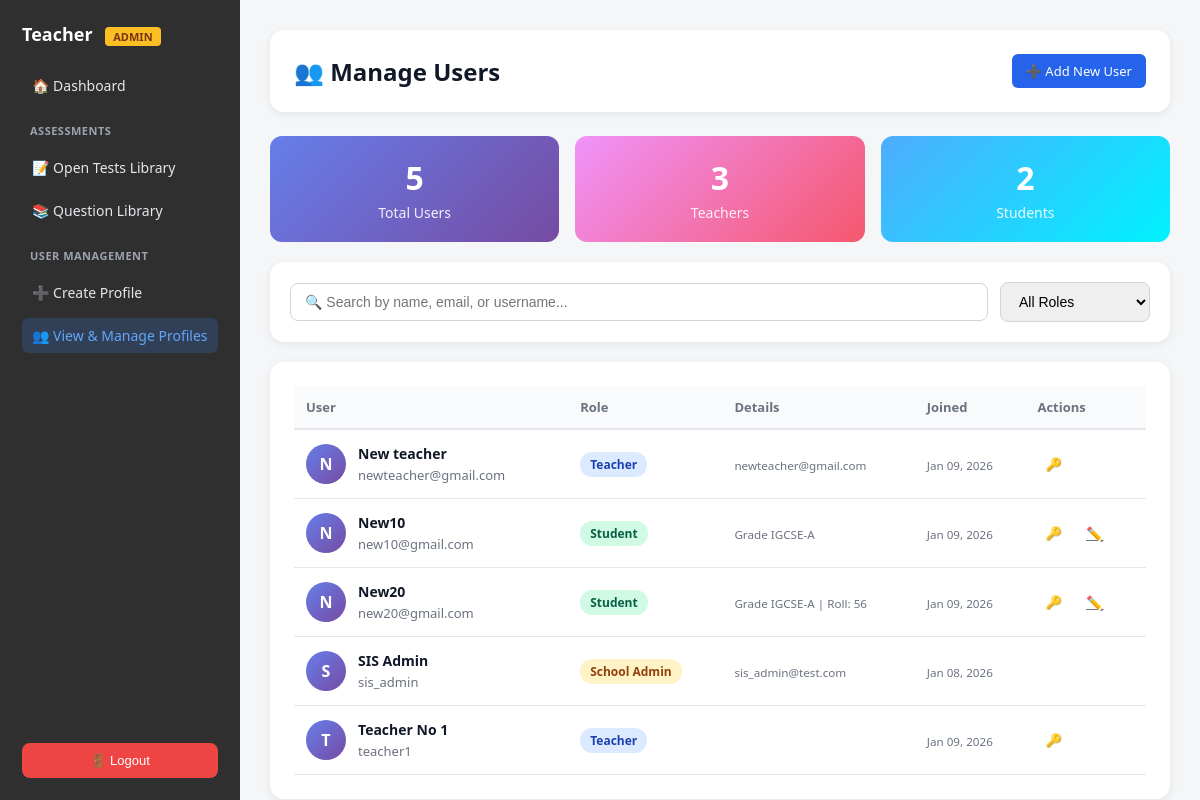
Screenshot of /teacher/users/manage/ (signed in) with the database file from the repository.
### core/models.py (models this page shows, shortened)
class UserProfile(models.Model):
    ROLE_CHOICES = [
        ('student', 'Student'),
        ('teacher', 'Teacher'),
        ('school_admin', 'School Admin'),
    ]
    subject = models.CharField(max_length=100, blank=True, null=True)
    grade = models.IntegerField(null=True, blank=True)  # For students
    division = models.CharField(max_length=10, blank=True, null=True)
    user = models.OneToOneField(User, on_delete=models.CASCADE, related_name='profile')
    role = models.CharField(max_length=20, choices=ROLE_CHOICES, default='student')
    school = models.ForeignKey(School, on_delete=models.CASCADE, related_name='users', null=True, blank=True)
    created_at = models.DateTimeField(auto_now_add=True)
    class Meta:
        ordering = ["user__username"]

class Student(models.Model):
    full_name = models.CharField(max_length=200)
    roll_number = models.CharField(max_length=50, blank=True)
    admission_id = models.CharField(max_length=50, blank=True)
    grade = models.ForeignKey(Grade, on_delete=models.CASCADE)
    section = models.CharField(max_length=10)  # A, B, C
    school = models.ForeignKey(School, on_delete=models.CASCADE, null=True, blank=True)
    user = models.OneToOneField(
        User,
        on_delete=models.SET_NULL,
        null=True,
        blank=True,
        related_name='student_profile'
    )
    created_by = models.ForeignKey(User, on_delete=models.CASCADE, related_name='students_created')
    created_at = models.DateTimeField(auto_now_add=True)
    class Meta:
        unique_together = ("grade", "section", "roll_number", "school")
        ordering = ["school", "grade", "section", "roll_number"]

class Grade(models.Model):
    name = models.CharField(max_length=50)
    class Meta:
        ordering = ["name"]
        verbose_name = "Grade"
        verbose_name_plural = "Grades"

### core/views.py (the view)
# urls.py: path("teacher/users/manage/", views.manage_users, name="manage_users"),
@login_required
def manage_users(request):
    school = get_user_school(request.user)
    role = get_user_role(request.user)
    is_school_admin = (role == 'school_admin')
    if not school:
        messages.error(request, "You are not assigned to a school.")
        return redirect("teacher_dashboard")
    teachers = UserProfile.objects.filter(
        school=school,
        role__in=['teacher', 'school_admin']
    ).select_related('user').order_by('user__first_name', 'user__last_name')
    students = Student.objects.filter(
        school=school
    ).select_related('grade', 'user').order_by('grade__name', 'section', 'roll_number')
    all_users = []
    for teacher in teachers:
        all_users.append({
            'user_id': teacher.user.id,
            'name': f"{teacher.user.first_name} {teacher.user.last_name}".strip() or teacher.user.username,
            'username': teacher.user.username,
            'email': teacher.user.email,
            'role': teacher.role,
            'role_display': teacher.get_role_display(),
            'joined': teacher.created_at,
            'additional_info': None,
            'student_id': None
        })
    for student in students:
        all_users.append({
            'user_id': student.user.id if student.user else None,
            'name': student.full_name,
            'username': student.user.username if student.user else 'No account',
            'email': student.user.email if student.user else '',
            'role': 'student',
            'role_display': 'Student',
            'joined': student.created_at,
            'additional_info': {
                'grade': student.grade.name,
                'section': student.section,
                'roll_number': student.roll_number,
                'admission_id': student.admission_id
            },
            'student_id': student.id
        })
    all_users.sort(key=lambda x: x['name'].lower())
    context = {
        'school': school,
        'all_users': all_users,
        'is_school_admin': is_school_admin,
        'role': role,
        'total_users': len(all_users),
        'total_teachers': teachers.count(),
        'total_students': students.count()
    }
    return render(request, "teacher/manage_teacher_student.html", context)

### core/views.py (called while the page is built)
def get_user_school(user):
    try:
        return user.profile.school
    except:
        return None

def get_user_role(user):
    if user.is_superuser:
        return 'superuser'
    try:
        return user.profile.role
    except:
        return 'student' if not user.is_staff else 'teacher'

### core/templates/teacher/manage_teacher_student.html (shortened to what this page needs)
{% extends "teacher/teacher_base.html" %}
{% block content %}
<div class="page-header">
  <h1>👥 Manage Users</h1>
  <div class="header-actions">
    <a href="{% url 'add_user' %}" class="btn primary">
      ➕ Add New User
    </a>
  </div>
</div>
<div class="stats-grid">
  <div class="stat-card">
    <div class="stat-value">{{ total_users }}</div>
    <div class="stat-label">Total Users</div>
  </div>
  <div class="stat-card teachers">
    <div class="stat-value">{{ total_teachers }}</div>
    <div class="stat-label">Teachers</div>
  </div>
  <div class="stat-card students">
    <div class="stat-value">{{ total_students }}</div>
    <div class="stat-label">Students</div>
  </div>
</div>
<div class="filter-bar">
  <input type="text" id="searchInput" placeholder="🔍 Search by name, email, or username..." onkeyup="filterTable()">
  <select id="roleFilter" onchange="filterTable()">
    <option value="">All Roles</option>
  </select>
</div>
<div class="users-table">
  <table id="usersTable">
    <thead>
      <tr>
        <th>User</th>
        <th>Role</th>
        <th>Details</th>
        <th>Joined</th>
        <th>Actions</th>
      </tr>
    </thead>
    <tbody>
      {% for user_data in all_users %}
      <tr data-role="{{ user_data.role }}" data-search="{{ user_data.name|lower }} {{ user_data.email|lower }} {{ user_data.username|lower }}">
        <td>
          <div class="user-info">
            <div class="user-avatar">{{ user_data.name|slice:":1"|upper }}</div>
            <div class="user-details">
              <span class="user-name">{{ user_data.name }}</span>
              <span class="user-email">{{ user_data.username }}</span>
            </div>
          </div>
        </td>
        <td>
          <span class="badge {% if user_data.role == 'school_admin' %}admin{% elif user_data.role == 'teacher' %}teacher{% else %}student{% endif %}">
            {{ user_data.role_display }}
          </span>
        </td>
        <td>
          {% if user_data.additional_info %}
            <small style="color: #6b7280;">
              Grade {{ user_data.additional_info.grade }}-{{ user_data.additional_info.section }}
              {% if user_data.additional_info.roll_number %}
                | Roll: {{ user_data.additional_info.roll_number }}
              {% endif %}
            </small>
          {% else %}
            <small style="color: #6b7280;">{{ user_data.email }}</small>
          {% endif %}
        </td>
        <td>
          <small style="color: #6b7280;">{{ user_data.joined|date:"M d, Y" }}</small>
        </td>
        <td>
          <div class="action-buttons">
            {% if user_data.role == 'teacher' and is_school_admin or user_data.role == 'student' %}
              <button class="btn-icon" onclick="openPasswordModal({{ user_data.user_id }}, '{{ user_data.name }}', '{{ user_data.role }}')" title="Change Password">
                🔑
              </button>
            {% endif %}
            {% if user_data.role == 'student' %}
              <a href="{% url 'edit_student' user_data.student_id %}" class="btn-icon" title="Edit">
                ✏️
              </a>
            {% endif %}
          </div>
        </td>
      </tr>
      {% endfor %}
    </tbody>
  </table>
</div>
{% endblock %}

### core/templates/teacher/teacher_base.html (style rules this page uses)
body { margin: 0; font-family: system-ui, -apple-system, BlinkMacSystemFont; background: #f4f6f8; }

### core/templates/teacher/manage_teacher_student.html (style rules this page uses)
.page-header { background: white; border-radius: 14px; padding: 24px; margin-bottom: 24px; box-shadow: 0 2px 8px rgba(0,0,0,.08); display: flex; justify-content: space-between; align-items: center; }
.page-header h1 { margin: 0; font-size: 24px; color: #111827; }
.header-actions { display: flex; gap: 12px; }
.filter-bar { background: white; border-radius: 14px; padding: 20px; margin-bottom: 20px; box-shadow: 0 2px 8px rgba(0,0,0,.08); display: flex; gap: 12px; align-items: center; }
.filter-bar input { flex: 1; padding: 10px 14px; border: 1px solid #d1d5db; border-radius: 8px; font-size: 14px; }
.filter-bar select { padding: 10px 14px; border: 1px solid #d1d5db; border-radius: 8px; font-size: 14px; min-width: 150px; }
.users-table { background: white; border-radius: 14px; padding: 24px; box-shadow: 0 2px 8px rgba(0,0,0,.08); }
.stats-grid { display: grid; grid-template-columns: repeat(3, 1fr); gap: 16px; margin-bottom: 20px; }
.stat-card { background: linear-gradient(135deg, #667eea 0%, #764ba2 100%); color: white; padding: 20px; border-radius: 12px; text-align: center; }
.stat-card.teachers { background: linear-gradient(135deg, #f093fb 0%, #f5576c 100%); }
.stat-card.students { background: linear-gradient(135deg, #4facfe 0%, #00f2fe 100%); }
.stat-value { font-size: 32px; font-weight: 700; margin-bottom: 4px; }
.stat-label { font-size: 14px; opacity: 0.9; }
table { width: 100%; border-collapse: collapse; }
th { background: #f9fafb; padding: 12px; text-align: left; font-weight: 600; font-size: 13px; color: #6b7280; border-bottom: 2px solid #e5e7eb; }
td { padding: 14px 12px; border-bottom: 1px solid #e5e7eb; font-size: 14px; }
.user-info { display: flex; align-items: center; gap: 12px; }
.user-avatar { width: 40px; height: 40px; border-radius: 50%; background: linear-gradient(135deg, #667eea 0%, #764ba2 100%); display: flex; align-items: center; justify-content: center; color: white; font-weight: 600; font-size: 16px; }
.user-details { flex: 1; }
.user-name { font-weight: 600; color: #111827; display: block; margin-bottom: 2px; }
.user-email { font-size: 13px; color: #6b7280; }
.badge { padding: 4px 10px; border-radius: 12px; font-size: 12px; font-weight: 600; display: inline-block; }
.badge.admin { background: #fef3c7; color: #92400e; }
.badge.teacher { background: #dbeafe; color: #1e40af; }
.badge.student { background: #d1fae5; color: #065f46; }
.action-buttons { display: flex; gap: 8px; }
.btn { padding: 8px 14px; border-radius: 6px; border: none; cursor: pointer; font-size: 13px; font-weight: 500; text-decoration: none; display: inline-flex; align-items: center; gap: 6px; transition: all 0.2s; }
.btn.primary { background: #2563eb; color: white; }
.btn-icon { background: none; border: none; cursor: pointer; padding: 8px; border-radius: 6px; color: #6b7280; transition: all 0.2s; }

### rows the page displays
UserProfile: joined "Jan 09, 2026", role "teacher" (drawn)
Student: name "N", name "New10", joined "Jan 09, 2026"
Grade: additional_info.grade "IGCSE" "IGCSE"
Student: name "N", name "New20", additional_info.roll_number "56", joined "Jan 09, 2026"
UserProfile: joined "Jan 08, 2026"
UserProfile: joined "Jan 09, 2026", role "teacher" (drawn)

### other values shown
{{ total_users }} "5"
{{ total_teachers }} "3"
{{ total_students }} "2"
{{ user_data.name|slice:":1"|upper }} "N" "S" "T"
{{ user_data.name }} "New teacher" "SIS Admin" "Teacher No 1"
{{ user_data.username }} "newteacher@gmail.com" "new10@gmail.com" "new20@gmail.com" "sis_admin" "teacher1"
{{ user_data.role_display }} "Teacher" "Student" "Student" "School Admin" "Teacher"
{{ user_data.email }} "newteacher@gmail.com" "sis_admin@test.com"
{{ user_data.additional_info.section }} "A" "A"
